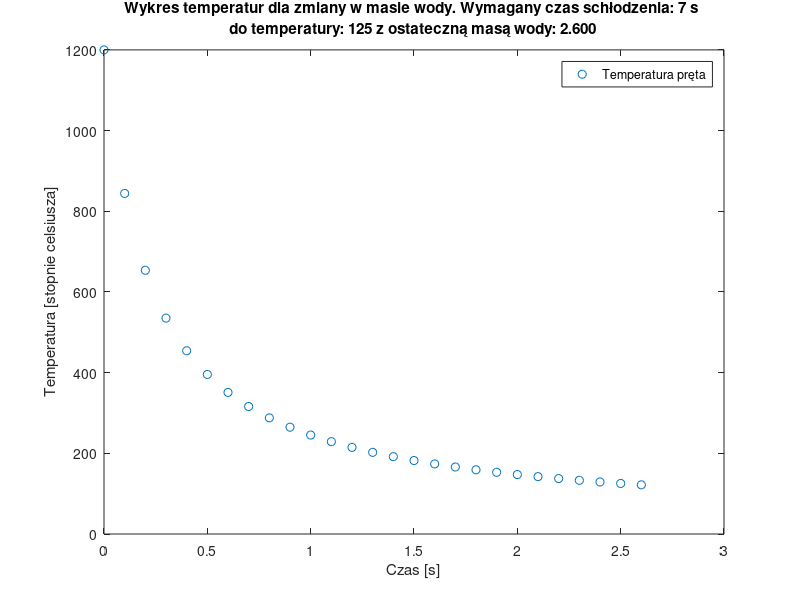

Reproduce this figure in MATLAB.
function zad1()
    wielkosc_wykresu=[10 10 800 600];
    deltaT=[-1500, -1000, -300,-50, -1, 1, 20, 50,200,400,1000,2000];
    hMatrix=[178, 176, 168, 161,160,160,160.2, 161, 165, 168, 174, 179];

    % wykresy_dla_tabeli(0.1);
    % wykresy_dla_tabeli(0.001);
    % wykresy_dla_tabeli_z_ruchomym_h();
    % wykresy_dla_tabeli_z_ruchomym_h_dla_roznego_stopnia_wielomianu(5);
    % wykresy_dla_tabeli_z_ruchomym_h_dla_roznego_stopnia_wielomianu(8);
    % obliczanie_calki_simpsonem();
    % wykresy_modelu_aproksymujacego();
    newton_raphson();

    function zadanie_4()
        ilosc_pretow_do_schlodzenia = 1000000;
        czas_do_schlodzenia = 24 * 60 * 60;

        czas_wymiany_zbiornikow = 30;
        
        czas_chlodzenia_zbiornika_ze_125_do_25_stopni = masa_wody * 0.15 * 60 * 60;

        koszt_wyprodukowania_zbiornika = 100 * masa_wody; % PLN
        koszt_oleju_do_wypelnienia_zbiornika = 20 * masa_wody; %PLN
        ilosc_pretow_do_zubozenia_oleju = 2000;

        % for sekunda: 1:1:czas_do_schlodzenia
        %     
        % end

    end

    function newton_raphson()
        y=[ 1200
            25 ];
        krok=0.001;
        zadany_czas=7;
        t=0:krok:zadany_czas;

        Tb=y(1);
        Tw=y(2);
        cb=3.85; % pojemnośc cieplna metalu pręta
        A=0.0109; % powierzchnia pręta
        cw=4.1813; % pojemność cieplna 
        h=78; % współczynnik przewodnictwa cieplnego
        mb=0.25; % masa pręta
        
        temperatury=[1200];
        masy_wody=[0];
        mw=0;
        wymagana_temperatura=125;
        for j = 1:1:inf
            mw = mw + 0.1;
            temperatura=0;
            for i = 1:length(t)-1
                obliczone=y(:,i) + krok * f(t(i), y(1,i), y(2,i), cb, A, mw, cw, h, mb);
                temperatura=obliczone(1);
                y(:,i+1)=obliczone;
            end
            temperatury = [temperatury temperatura];
            masy_wody = [masy_wody mw];
            if (temperatura <= wymagana_temperatura) 
                break
            end
        end
            
        fig=figure('Renderer', 'painters', 'Position', wielkosc_wykresu)
        plot(masy_wody, temperatury, 'o');
        title(sprintf('Wykres temperatur dla zmiany w masie wody. Wymagany czas schłodzenia: %d s \n do temperatury: %d z ostateczną masą wody: %0.3f ',zadany_czas, wymagana_temperatura, masy_wody(length(masy_wody))));
        xlabel('Czas [s]');
        ylabel('Temperatura [stopnie celsiusza]');
        legend('Temperatura pręta');
        saveas(fig,sprintf('NewtonRaphson.png'));

        hold off;
        close;
    end

    function wartosc_calki = obliczanie_calki_simpsonem
        a=aproksymacja_najmniejszych_kwadratow(deltaT, hMatrix,5);
        ABCs = oblicz_wspolczynniki_fn_sklejanych_3_stopnia(deltaT, hMatrix);
        di = -1500:0.1:2000;
        wartosci_kwadratow = []
        wartosci_sklejanych = []

        function y = oblicz_abs_roznice(X)
            y = abs( obliczanie_wielomianu(deltaT, a, X) - interpoluj_wspolczynniki_fn_3_stopnia(ABCs, deltaT, X));
        end

        wartosc_calki = calkowanie_numeryczne_parabol(-1500, 2000, 100, @oblicz_abs_roznice) / 3500; 

        fig=figure('Renderer', 'painters', 'Position', wielkosc_wykresu)
        hold on;
        for i=1:length(di)
            wartosci_kwadratow(i) = obliczanie_wielomianu(deltaT, a, di(i));
            wartosci_sklejanych(i) = interpoluj_wspolczynniki_fn_3_stopnia(ABCs, deltaT, di(i));
        end
        plot(di, wartosci_kwadratow, 'b', di, wartosci_sklejanych, 'r');

        title(sprintf('Całka metodą simpsona pomiędzy funkcjami sklejanmi 3 stopnia a metodą kwadratów. \n Wartość całki: %.3f', wartosc_calki));
        shade(di,wartosci_kwadratow, di, wartosci_sklejanych, 'FillType', [1, 2; 2, 1]);
        xlabel('DeltaT[stopnie Cel]');
        ylabel('h[W*m^-2]');
        legend('Metoda kwadratów', 'Funkcje sklejane 3 stopnia');
        saveas(fig,sprintf('Metoda_simpsona.png'));

        hold off;
        close;
    end

    function wykresy_dla_tabeli_z_ruchomym_h_dla_roznego_stopnia_wielomianu(stopnie_wielomianu)
        bledy=[];
        fig=figure('Renderer', 'painters', 'Position', wielkosc_wykresu)
        labele_wielomianu = {'Wartości z eksperymentu'};
        headery_bledow = {};
        plot(deltaT, hMatrix, 'o');
        for j=1:1:stopnie_wielomianu
            di = -1500:0.1:2000;
            dl = [];

            a=aproksymacja_najmniejszych_kwadratow(deltaT, hMatrix,j);
            for i=1:length(di)
                dl(i) = obliczanie_wielomianu(deltaT, a, di(i));
            end

            hold on;
            plot(di, dl);

            sum = 0;
            for k=1:length(deltaT) 
                sum = sum + (hMatrix(k) - obliczanie_wielomianu(deltaT, a, deltaT(k)))^2
            end
            bledy = [bledy, sqrt(sum)/(length(deltaT)+1)];
            labele_wielomianu{end+1} = sprintf('Wielomian stopnia %d', j);
            headery_bledow{end+1} = sprintf('p(%d)', j);
        end
        legend(labele_wielomianu);
        title(sprintf('Wykres aproksymacji najmniejszych kwadratów dla różnych stopni wielomianów'));
        xlabel('DeltaT[stopnie Cel]');
        ylabel('h[W*m^-2]');
        saveas(fig,sprintf('Stopnie_wielomianu_%d.png',stopnie_wielomianu));
        hold off;

        macierz_do_zapisania = [
            bledy
        ]
        macierz_do_zapisania = round(macierz_do_zapisania, 5);

        writecell(headery_bledow, sprintf('bledy_stopni_wielomianow_%d.csv', stopnie_wielomianu));
        writematrix(macierz_do_zapisania, sprintf('bledy_stopni_wielomianow_%d.csv',stopnie_wielomianu), 'WriteMode', 'append');

        close;
        bledy
    end

    function wykresy_modelu_aproksymujacego()
        a=aproksymacja_najmniejszych_kwadratow(deltaT, hMatrix,5);
        ABCs = oblicz_wspolczynniki_fn_sklejanych_3_stopnia(deltaT, hMatrix);

        Tb0 = [1200, 800, 1100, 1200, 800, 1100, 1100, 1100, 1100, 1100];
        Tw0 = [25, 25, 70, 25, 25, 70, 70, 70, 70, 70];
        Mw = [2.5, 2.5, 2.5, 2.5, 2.5, 2.5, 5, 10, 2.5, 2.5];
        czasy = [3, 3, 3, 5, 5, 2, 2, 2, 4, 5];
        Tbk = [107.7, 79.1, 142.1, 105.7, 78.2, 150.1, 116.6, 99.1, 141.2, 140.9];
        Twk = [105.1, 78.0, 139.1, 105.5, 78.1, 138.2, 105.1, 88.1, 139.8, 140.1];
        h=160; % współczynnik przewodnictwa cieplnego

        for nr_pomiaru = 1:length(Tb0)
            krok=0.1;
            t = 0:krok:czasy(nr_pomiaru);
            y_stale_h=[
                Tb0(nr_pomiaru)
                Tw0(nr_pomiaru)
            ];
            y_kwadraty=[
                Tb0(nr_pomiaru)
                Tw0(nr_pomiaru)
            ];
            y_funkcje_3_stopnia=[
                Tb0(nr_pomiaru)
                Tw0(nr_pomiaru)
            ];
            y_funkcje_1_stopnia=[
                Tb0(nr_pomiaru)
                Tw0(nr_pomiaru)
            ];

            cb=3.85; % pojemnośc cieplna metalu pręta
            A=0.0109; % powierzchnia pręta
            cw=4.1813; % pojemność cieplna 
            mb=0.2; % masa pręta

            fig=figure('Renderer', 'painters', 'Position', wielkosc_wykresu)
            hold on;

            for i = 1:length(t)-1
                h_kwadratow = obliczanie_wielomianu(deltaT, a, y_kwadraty(1,i) - y_kwadraty(2,i));
                h_sklejanych_3_stopnia = interpoluj_wspolczynniki_fn_3_stopnia(ABCs, deltaT, y_funkcje_3_stopnia(1,i) - y_funkcje_3_stopnia(2,i));
                h_sklejanych_1_stopnia = interpolacja_funkcjami_sklejanymi(deltaT, hMatrix, y_funkcje_1_stopnia(1,i) - y_funkcje_1_stopnia(2,i));

                y_kwadraty(:,i+1)=ulepszony_euler(t(i), y_kwadraty(1,i), y_kwadraty(2,i), cb, A, Mw(nr_pomiaru), cw, h_kwadratow, mb, krok);
                y_funkcje_3_stopnia(:,i+1)=ulepszony_euler(t(i), y_funkcje_3_stopnia(1,i), y_funkcje_3_stopnia(2,i), cb, A, Mw(nr_pomiaru), cw, h_sklejanych_3_stopnia, mb, krok);
                y_funkcje_1_stopnia(:,i+1)=ulepszony_euler(t(i), y_funkcje_1_stopnia(1,i), y_funkcje_1_stopnia(2,i), cb, A, Mw(nr_pomiaru), cw, h_sklejanych_1_stopnia, mb, krok);
                y_stale_h(:,i+1)=ulepszony_euler(t(i), y_stale_h(1,i), y_stale_h(2,i), cb, A, Mw(nr_pomiaru), cw, h, mb, krok);
            end

            plot(t, y_kwadraty(1,:), t, y_kwadraty(2,:), t, y_funkcje_3_stopnia(1,:), t, y_funkcje_3_stopnia(2,:), t, y_funkcje_1_stopnia(1,:), t, y_funkcje_1_stopnia(2,:), t, y_stale_h(1, :), t, y_stale_h(2,:));

            title(sprintf('Wykres dla Tb0(%d),Tw0(%d),czasu(%0.0f),Mw(%d),krok(%0.3f)',Tb0(nr_pomiaru), Tw0(nr_pomiaru),czasy(nr_pomiaru), Mw(nr_pomiaru), krok));
            xlabel('Czas [s]');
            ylabel('Temperatura [stopnie celsiusza]');
            legenda={
                'Temp Pręta Najmniejsze kwadraty'
                'Temp Oleju Najmniejsze kwadraty'
                'Temp Pręta Funkcje sklejane 3 stopnia'
                'Temp Oleju Funkcje sklejane 3 stopnia'
                'Temp Pręta Funkcje sklejane 1 stopnia'
                'Temp Oleju Funkcje sklejane 1 stopnia'
                'Temp Pręta stałe h'
                'Temp Oleju stałe h'
            }
            legend(legenda);
            saveas(fig,sprintf('modele_aproksymujace_%d.png',nr_pomiaru));

            hold off;
            close;
        end
    end

    function wykresy_dla_tabeli_z_ruchomym_h()
        di = -1500:0.1:2000;
        dl = [];

        a=aproksymacja_najmniejszych_kwadratow(deltaT, hMatrix,5);

        cb=3.85; % pojemnośc cieplna metalu pręta
        A=0.0109; % powierzchnia pręta
        cw=4.1813; % pojemność cieplna 
        h=160; % współczynnik przewodnictwa cieplnego
        mb=0.2; % masa pręta

        for i=1:length(di)
            dl(i) = obliczanie_wielomianu(deltaT, a, di(i));
        end

        fig=figure('Renderer', 'painters', 'Position', wielkosc_wykresu)
        hold on;
        plot(deltaT, hMatrix, 'o', di, dl);
        ABCs = oblicz_wspolczynniki_fn_sklejanych_3_stopnia(deltaT, hMatrix);
        for i=1:length(di)
            dl(i) = interpoluj_wspolczynniki_fn_3_stopnia(ABCs, deltaT, di(i));
        end
        plot(di, dl, 'b');

        for i=1:length(di)
            dl(i) = interpolacja_funkcjami_sklejanymi(deltaT, hMatrix, di(i));
        end
        plot(di, dl, 'g');

        title(sprintf('Wykres dla współczynnika przewodnictwa cieplnego'));
        xlabel('DeltaT[stopnie Cel]');
        ylabel('h[W*m^-2]');
        legend('Charakterystyka pomiarowa', 'Aproksymacja najmniejszych kwadratów', 'Interpolacja funkcjami sklejanymi 3 stopnia', 'Interpolacja funkcjami 1 stopnia');
        saveas(fig,sprintf('Charakterystyka_ruchomego_h.png'));

        hold off;
        close;
    end

    function wykresy_dla_tabeli(krok)
        Tb0 = [1200, 800, 1100, 1200, 800, 1100, 1100, 1100, 1100, 1100];
        Tw0 = [25, 25, 70, 25, 25, 70, 70, 70, 70, 70];
        Mw = [2.5, 2.5, 2.5, 2.5, 2.5, 2.5, 5, 10, 2.5, 2.5];
        czasy = [3, 3, 3, 5, 5, 2, 2, 2, 4, 5];
        Tbk = [107.7, 79.1, 142.1, 105.7, 78.2, 150.1, 116.6, 99.1, 141.2, 140.9];
        Twk = [105.1, 78.0, 139.1, 105.5, 78.1, 138.2, 105.1, 88.1, 139.8, 140.1];

        bledy_euler_Tb = [];
        bledy_euler_Tw = [];

        bledy_ulepszony_euler_Tw = [];
        bledy_ulepszony_euler_Tb = [];
        for nr_pomiaru = 1:length(Tb0)
            t = 0:krok:czasy(nr_pomiaru);
            y=[
                Tb0(nr_pomiaru)
                Tw0(nr_pomiaru)
            ];

            cb=3.85; % pojemnośc cieplna metalu pręta
            A=0.0109; % powierzchnia pręta
            cw=4.1813; % pojemność cieplna 
            h=160; % współczynnik przewodnictwa cieplnego
            mb=0.2; % masa pręta

            for i = 1:length(t)-1
                y(:,i+1)=euler(t(i), y(1,i), y(2,i), cb, A, Mw(nr_pomiaru), cw, h, mb, krok);
            end

            ostatni_wynik = y(:,length(y));
            
            bledy_euler_Tb = [bledy_euler_Tb, blad_wzgledny(Tbk(nr_pomiaru), ostatni_wynik(1))];
            bledy_euler_Tw = [bledy_euler_Tw, blad_wzgledny(Twk(nr_pomiaru), ostatni_wynik(2))];

            fig=figure('Renderer', 'painters', 'Position', wielkosc_wykresu)
            hold on;
            plot(t, y(1,:), t, y(2,:));

            for i = 1:length(t)-1
                y(:,i+1)=ulepszony_euler(t(i), y(1,i), y(2,i), cb, A, Mw(nr_pomiaru), cw, h, mb, krok);
            end

            ostatni_wynik = y(:,length(y));
            
            bledy_ulepszony_euler_Tb = [bledy_ulepszony_euler_Tb, blad_wzgledny(Tbk(nr_pomiaru), ostatni_wynik(1))];
            bledy_ulepszony_euler_Tw = [bledy_ulepszony_euler_Tw , blad_wzgledny(Twk(nr_pomiaru), ostatni_wynik(2))];

            plot(t, y(1,:), t, y(2,:));
            title(sprintf('Wykres dla Tb0(%d),Tw0(%d),czasu(%0.0f),Mw(%d),krok(%0.3f)',Tb0(nr_pomiaru), Tw0(nr_pomiaru),czasy(nr_pomiaru), Mw(nr_pomiaru), krok));
            xlabel('Czas [s]');
            ylabel('Temperatura [stopnie celsiusza]');
            legend('Euler: Temperatura pręta','Euler: Temperatura wody', 'Ulepszony Euler: Temperatura pręta', 'Ulepszony Euler: Temperatura wody');
            saveas(fig,sprintf('Pomiar_%d_krok_%d.png',nr_pomiaru, krok * 1000));

            hold off;
            close;
        end

        headery = {'Tb0', 'Tw0', 'Mw', 'czasy', 'Tbk', 'Twk', 'eETb', 'eETw', 'eEUTw', 'eEUTb'};

        macierz_do_zapisania = [
            Tb0' Tw0' Mw' czasy' Tbk' Twk' bledy_euler_Tb' bledy_euler_Tw' bledy_ulepszony_euler_Tw' bledy_ulepszony_euler_Tb'
        ]
        macierz_do_zapisania = round(macierz_do_zapisania, 3);

        writecell(headery, sprintf('zad1_dane_krok_%d.csv', krok*1000));
        writematrix(macierz_do_zapisania, sprintf('zad1_dane_krok_%d.csv', krok*1000), 'WriteMode', 'append');
    end

    function r = euler(t, Tb, Tw, cb, A, mw, cw, h, mb, krok)
        y = [
            Tb,
            Tw
        ]
        r = y(:,1) + krok * f(t, Tb, Tw, cb, A, mw, cw, h, mb);
    end

    function r = ulepszony_euler(t, Tb, Tw, cb, A, mw, cw, h, mb, krok)
        y = [
            Tb,
            Tw
        ]
        yp = y(:, 1) + krok/2 * f(t, Tb, Tw, cb, A, mw, cw, h, mb);
        r = y(:, 1) + krok * f(t, yp(1), yp(2), cb, A, mw, cw, h, mb); 
    end

    function dy = f(t, Tb, Tw, cb, A, mw, cw, h, mb)
        dy=[
            ((Tw-Tb)*h*A)/(mb*cb)
            ((Tb-Tw)*h*A)/(mw*cw)
            ];    
    end

end